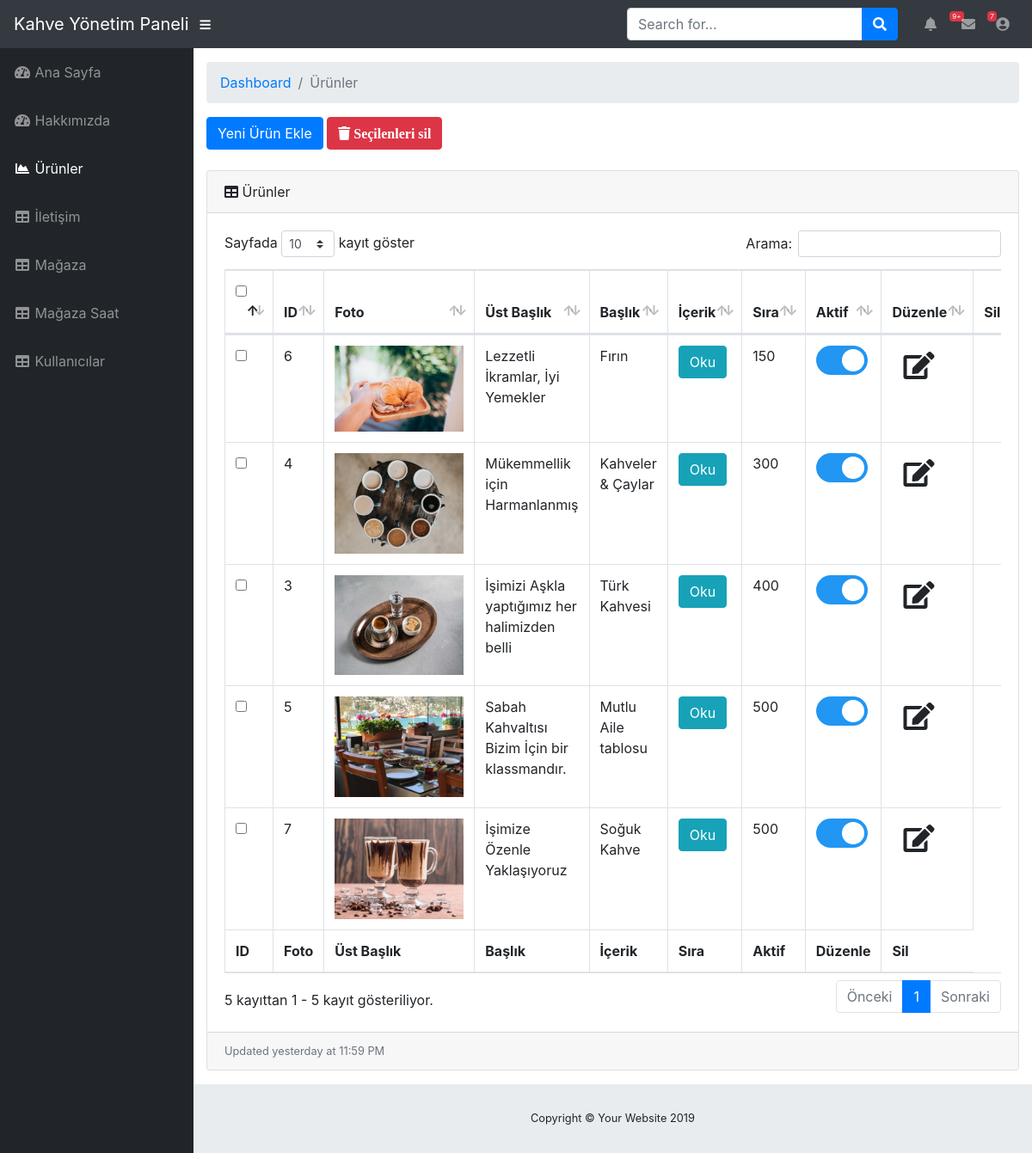
The app's page /admin/urunler.php (signed in) with its own data.
### tables this page shows
CREATE TABLE `urunler` (
  `id` int(11) NOT NULL,
  `foto` char(50) NOT NULL,
  `baslik` char(250) NOT NULL,
  `ustBaslik` char(250) NOT NULL,
  `icerik` text NOT NULL,
  `aktif` tinyint(4) NOT NULL,
  `sira` int(11) NOT NULL
);

### admin/urunler.php (the view, shortened to what this page needs)
<?php
$sayfa = "Ürünler";
include('../inc/vt.php');
include('inc/head.php');
include('inc/nav.php');
include('inc/sidebar.php');
$sorgu = $baglanti->prepare("SELECT * FROM urunler order by sira");
$sorgu->execute();
?>
<head>
</head>
<div id="content-wrapper">
    <div class="container-fluid">
        <ol class="breadcrumb">
            <li class="breadcrumb-item">
                <a href="#">Dashboard</a>
            </li>
            <li class="breadcrumb-item active">Ürünler</li>
        </ol>
        <form action="" method="post">
            <a class="btn btn-primary" href="urunEkle.php">Yeni Ürün Ekle</a>
            <a class="btn btn-danger font-18" href="#" data-toggle="modal"
               data-target="#tumunuSil"><i class="fa fa-trash"> Seçilenleri sil</i></a>
            <br><br>
            <div class="card mb-3">
                <div class="card-header">
                    <i class="fas fa-table"></i>
                    Ürünler
                </div>
                <div class="card-body">
                    <div class="table-responsive">
                        <table class="table table-bordered" id="dataTable" width="100%" cellspacing="0">
                            <thead>
                            <tr>
                                <th>
                                    <div class="checkbox">
                                        <input type="checkbox" id="select_all" onclick="TumunuSec();" value="">
                                    </div>
                                </th>
                                <th>ID</th>
                                <th>Foto</th>
                                <th>Üst Başlık</th>
                                <th>Başlık</th>
                                <th>İçerik</th>
                                <th>Sıra</th>
                                <th>Aktif</th>
                                <th>Düzenle</th>
                                <th>Sil</th>
                            </tr>
                            </thead>
                            <tfoot>
                            <tr>
                                <th>ID</th>
                                <th>Foto</th>
                                <th>Üst Başlık</th>
                                <th>Başlık</th>
                                <th>İçerik</th>
                                <th>Sıra</th>
                                <th>Aktif</th>
                                <th>Düzenle</th>
                                <th>Sil</th>
                            </tr>
                            </tfoot>
                            <tbody>
                            <?php while ($sonuc = $sorgu->fetch()) { ?>
                                <tr>
                                    <td>
                                        <div class="checkbox">
                                            <input class="chck" type="checkbox" name="sil[]"
                                                   value="<?php echo $sonuc['id']; ?>">
                                        </div>
                                    </td>
                                    <td><?= $sonuc["id"] ?></td>
                                    <td><img src="../img/<?= $sonuc["foto"] ?>" width="150px"/></td>
                                    <td contenteditable="true"
                                        onBlur="veriKaydet(this,'ustBaslik','<?= $sonuc["id"] ?>')"
                                        onClick="duzenle(this);"><?= $sonuc["ustBaslik"] ?></td>
                                    <td contenteditable="true" onBlur="veriKaydet(this,'baslik','<?= $sonuc["id"] ?>')"
                                        onClick="duzenle(this);"><?= $sonuc["baslik"] ?></td>
                                    <td>
                                        <a class="btn btn-info" href="#" data-toggle="modal"
                                           data-target="#icerik<?= $sonuc["id"] ?>">Oku</a>
                                    </td>
                                    <td contenteditable="true" onBlur="veriKaydet(this,'sira','<?= $sonuc["id"] ?>')"
                                        onClick="duzenle(this);"><?= $sonuc["sira"] ?></td>
                                    <td>
                                        <label class="switch">
                                            <span class="slider round"></span>
                                        </label></td>
                                    <td><a class="btn btn" href="urunGuncelle.php?id=<?= $sonuc["id"] ?>"><span
                                                    class="fa fa-edit fa-2x"></span></a></td>
                                    <td>
                                        <a class="dropdown-item" href="#" data-toggle="modal"
                                           data-target="#sil<?= $sonuc["id"] ?>"><span class="fa fa-trash fa-2x"></span></a>
                                    </td>
                                </tr>
                                <?php
                            }
                            ?>
                            </tbody>
                        </table>
        </form>
    </div>
</div>
<div class="card-footer small text-muted">Updated yesterday at 11:59 PM</div>
</div>
<?php
include('inc/footer.php');
?>
<link rel="stylesheet" type="text/css" href="css/switch.css">

### admin/inc/head.php (shortened to what this page needs)
<!DOCTYPE html>
<html lang="tr">
<head>
    <link href="vendor/fontawesome-free/css/all.min.css" rel="stylesheet" type="text/css">
    <link href="vendor/datatables/dataTables.bootstrap4.css" rel="stylesheet">
    <link href="css/sb-admin.css" rel="stylesheet">
</head>

### admin/inc/nav.php (shortened to what this page needs)
<body id="page-top">
<nav class="navbar navbar-expand navbar-dark bg-dark static-top">
    <a class="navbar-brand mr-1" href="index.php">Kahve Yönetim Paneli</a>
    <button class="btn btn-link btn-sm text-white order-1 order-sm-0" id="sidebarToggle" href="#">
        <i class="fas fa-bars"></i>
    </button>
    <form class="d-none d-md-inline-block form-inline ml-auto mr-0 mr-md-3 my-2 my-md-0">
        <div class="input-group">
            <input type="text" class="form-control" placeholder="Search for..." aria-label="Search"
                   aria-describedby="basic-addon2">
            <div class="input-group-append">
                <button class="btn btn-primary" type="button">
                    <i class="fas fa-search"></i>
                </button>
            </div>
        </div>
    </form>
    <ul class="navbar-nav ml-auto ml-md-0">
        <li class="nav-item dropdown no-arrow mx-1">
            <a class="nav-link dropdown-toggle" href="#" id="alertsDropdown" role="button" data-toggle="dropdown"
               aria-haspopup="true" aria-expanded="false">
                <i class="fas fa-bell fa-fw"></i>
                <span class="badge badge-danger">9+</span>
            </a>
        </li>
        <li class="nav-item dropdown no-arrow mx-1">
            <a class="nav-link dropdown-toggle" href="#" id="messagesDropdown" role="button" data-toggle="dropdown"
               aria-haspopup="true" aria-expanded="false">
                <i class="fas fa-envelope fa-fw"></i>
                <span class="badge badge-danger">7</span>
            </a>
        </li>
        <li class="nav-item dropdown no-arrow">
            <a class="nav-link dropdown-toggle" href="#" id="userDropdown" role="button" data-toggle="dropdown"
               aria-haspopup="true" aria-expanded="false">
                <i class="fas fa-user-circle fa-fw"></i>
            </a>
        </li>
    </ul>
</nav>

### admin/inc/sidebar.php
<div id="wrapper">
    <ul class="sidebar navbar-nav">
        <li class="nav-item <?php echo $sayfa == 'Ana Sayfa' ? 'active' : '' ?>">
            <a class="nav-link" href="index.php">
                <i class="fas fa-fw fa-tachometer-alt"></i>
                <span>Ana Sayfa</span>
            </a>
        </li>
         <li class="nav-item <?php echo $sayfa == 'Hakkımızda' ? 'active' : '' ?>">
            <a class="nav-link" href="hakkimizda.php">
                <i class="fas fa-fw fa-tachometer-alt"></i>
                <span>Hakkımızda</span>
            </a>
        </li>
        <li class="nav-item <?php echo $sayfa == 'Ürünler' ? 'active' : '' ?>">
            <a class="nav-link" href="urunler.php">
                <i class="fas fa-fw fa-chart-area"></i>
                <span>Ürünler</span></a>
        </li>
        <li class="nav-item <?php echo $sayfa == 'İletişim' ? 'active' : '' ?>">
            <a class="nav-link" href="iletisim.php">
                <i class="fas fa-fw fa-table"></i>
                <span>İletişim</span></a>
        </li>
         <li class="nav-item <?php echo $sayfa == 'Mağaza' ? 'active' : '' ?>">
            <a class="nav-link" href="magaza.php">
                <i class="fas fa-fw fa-table"></i>
                <span>Mağaza</span></a>
        </li>
         <li class="nav-item <?php echo $sayfa == 'Mağaza Saat' ? 'active' : '' ?>">
            <a class="nav-link" href="magazaSaat.php">
                <i class="fas fa-fw fa-table"></i>
                <span>Mağaza Saat</span></a>
        </li>
            <li class="nav-item <?php echo $sayfa == 'Kullanıcılar' ? 'active' : '' ?>">
            <a class="nav-link" href="kullanicilar.php">
                <i class="fas fa-fw fa-table"></i>
                <span>Kullanıcılar</span></a>
        </li>
    </ul>

### admin/inc/footer.php (shortened to what this page needs)
<footer class="sticky-footer">
    <div class="container my-auto">
        <div class="copyright text-center my-auto">
            <span>Copyright © Your Website 2019</span>
        </div>
    </div>
</footer>
</body>
</html>

### admin/css/switch.css (style rules this page uses)
.slider { position: absolute; cursor: pointer; top: 0; left: 0; right: 0; bottom: 0; background-color: #ccc; -webkit-transition: .4s; transition: .4s; }
.slider:before { position: absolute; content: ""; height: 26px; width: 26px; left: 4px; bottom: 4px; background-color: white; -webkit-transition: .4s; transition: .4s; }
input:checked + .slider { background-color: #2196F3; }
input:checked + .slider:before { -webkit-transform: translateX(26px); -ms-transform: translateX(26px); transform: translateX(26px); }
.slider.round { border-radius: 34px; }
.slider.round:before { border-radius: 50%; }

### records on screen
urunler: id "6", foto (picture), ustBaslik "Lezzetli İkramlar, İyi Yemekler", baslik "Fırın", sira "150"
urunler: id "4", foto (picture), ustBaslik "Mükemmellik için Harmanlanmış", baslik "Kahveler & Çaylar", sira "300"
urunler: id "3", foto (picture), ustBaslik "İşimizi Aşkla yaptığımız her halimizden belli", baslik "Türk Kahvesi", sira "400"
urunler: id "5", foto (picture), ustBaslik "Sabah Kahvaltısı Bizim İçin bir klassmandır.", baslik "Mutlu Aile tablosu", sira "500"
urunler: id "7", foto (picture), ustBaslik "İşimize Özenle Yaklaşıyoruz", baslik "Soğuk Kahve", sira "500"
